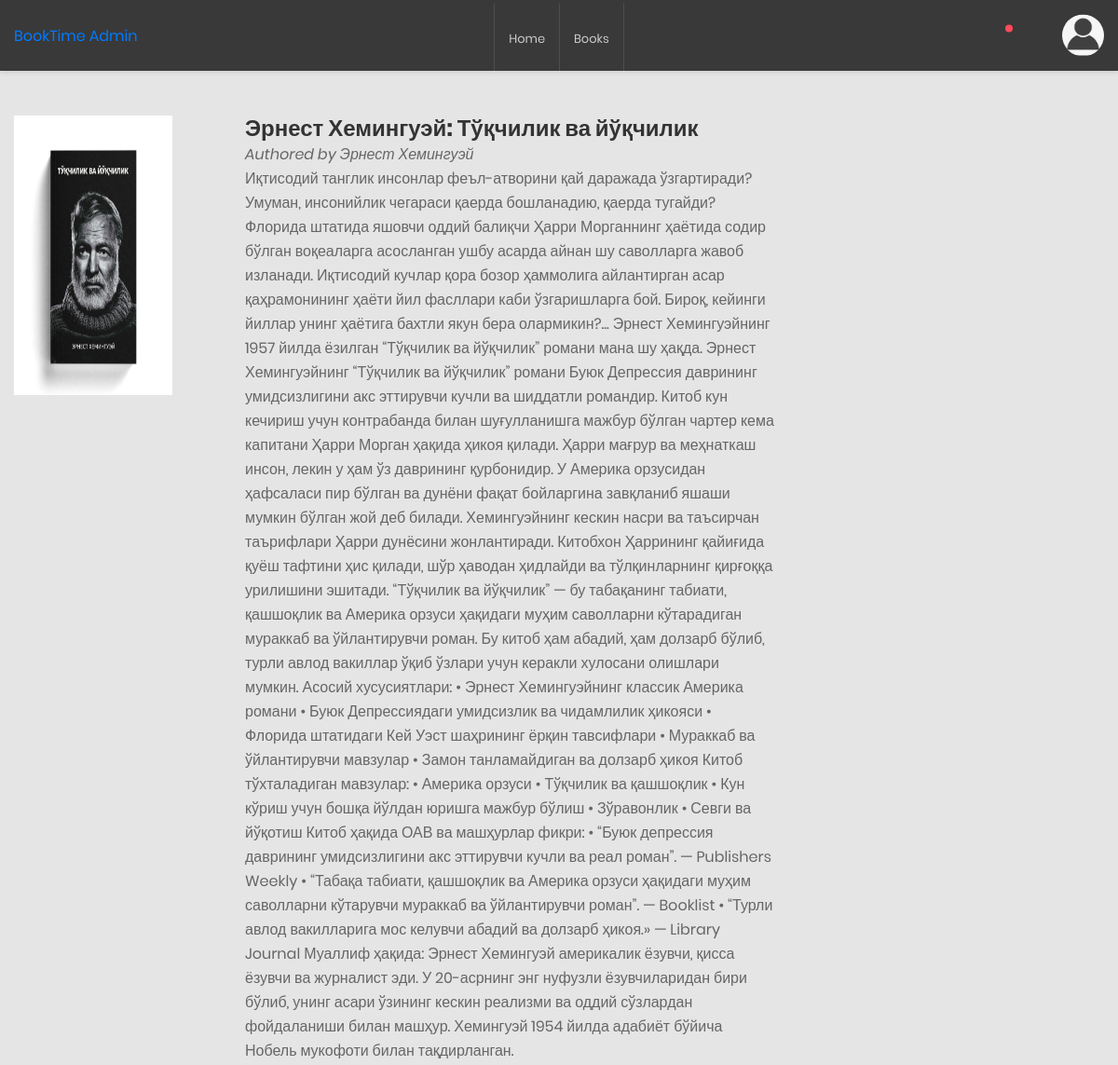
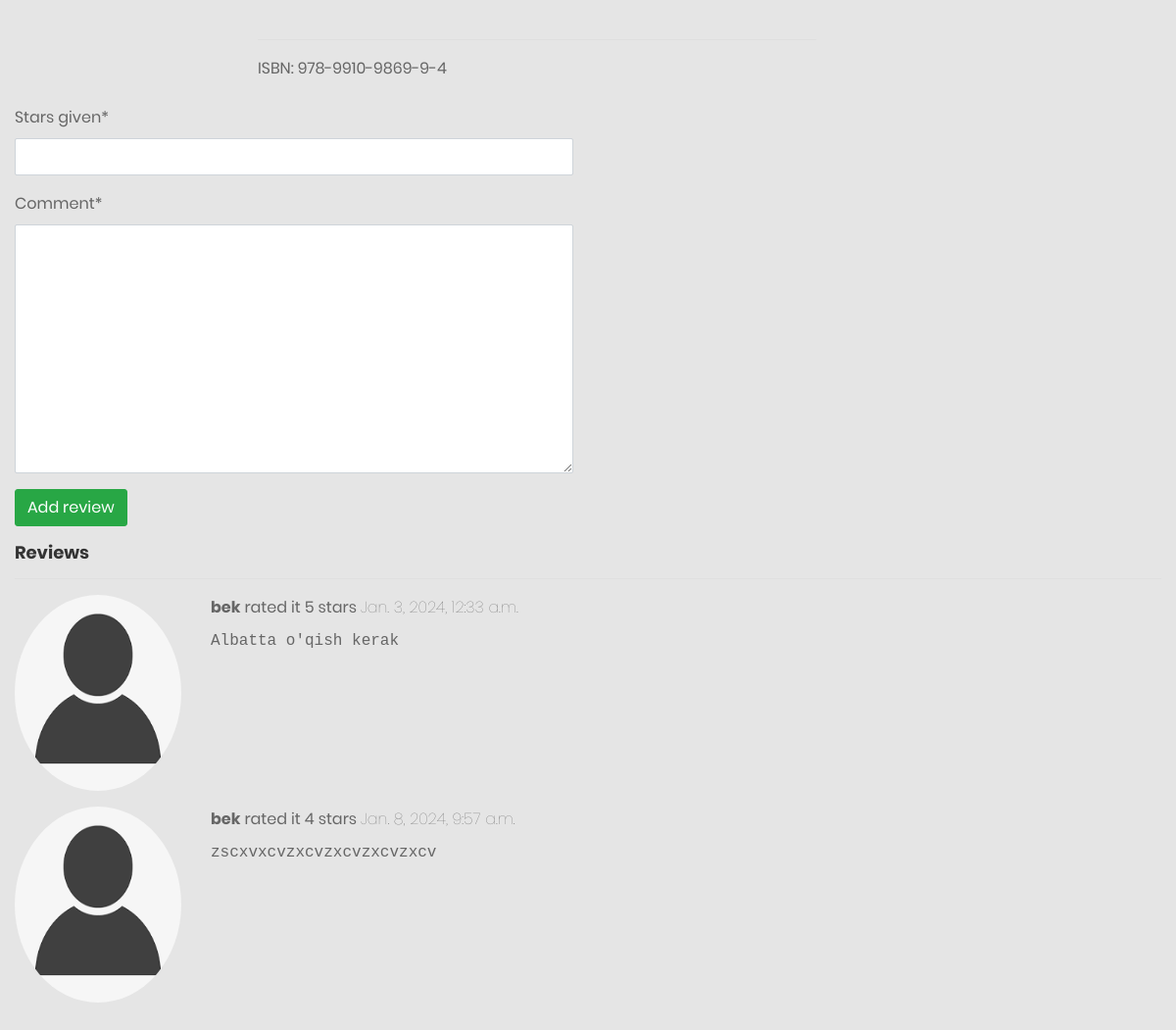
The app's page /books/1/ (signed in) with its own data (2 pictures, top to bottom).
### readers/models.py (models this page shows)
class Readers(AbstractUser):
    class Status(models.TextChoices):
        New = "New", "New"
        Active = "Active", "Active"
    picture = models.ImageField(default='profile_pictures/anonim_user.png', upload_to='profile_pictures/')
    address = models.CharField(max_length=300, blank=True, default="")
    phone = models.CharField(max_length=13)
    balance = models.DecimalField(max_digits=8, decimal_places=2, blank=True, default=0)
    status = models.CharField(max_length=6,
                              choices=Status.choices,
                              default=Status.New
                              )
    class Meta:
        verbose_name = 'Reader'
        verbose_name_plural = 'Readers'

### main/models.py (models this page shows, shortened)
class Book(models.Model):
    title = models.CharField(max_length=200)
    description = models.TextField()
    isbn = models.CharField(max_length=17)
    picture = models.ImageField(default='book-pictures/default_book_picture.png')
    price = models.DecimalField(max_digits=8, decimal_places=2)

class BookAuthor(models.Model):
    book = models.ForeignKey(Book, on_delete=models.CASCADE)
    author = models.ForeignKey(Author, on_delete=models.CASCADE)

class Author(models.Model):
    first_name = models.CharField(max_length=50)
    last_name = models.CharField(max_length=50)
    email = models.EmailField()
    bio = models.TextField()
    def full_name(self):
        return f"{self.first_name} {self.last_name}"

class BookReview(models.Model):
    reader = models.ForeignKey(Readers, on_delete=models.CASCADE)
    book = models.ForeignKey(Book, on_delete=models.CASCADE)
    comment = models.TextField()
    stars_given = models.IntegerField(
        validators=[MinValueValidator(1), MaxValueValidator(5)]
        )
    created_at = models.DateTimeField(default=timezone.now)

### main/views.py (the view)
# urls.py: path('<int:id>/', BookDetailView.as_view(), name='detail_page'),
class BookDetailView(LoginRequiredMixin, View):
    def get(self, request, id):
        book = Book.objects.get(id=id)
        review_form = BookReviewForm()
        return render(request, "books/detail.html", {"book": book, "review_form": review_form})

### main/forms.py
class BookReviewForm(forms.ModelForm):
    stars_given = forms.IntegerField(min_value=1, max_value=5)
    class Meta:
        model = BookReview
        fields = ['stars_given', 'comment']

### templates/books/detail.html (shortened to what this page needs)
{% extends 'base.html' %}
{% load crispy_forms_tags %}
{% block content %}
<div class="row mb-4">
    <div class="col-2">
        <img class="cover-pic" src="{{ book.picture.url }}" alt="">
    </div>
    <div class="col-6 ms-5">
        <h3>{{ book.title}}</h3>
        <span class="fst-italic">
            Authored by
            {% for book_author in book.bookauthor_set.all %}
                {% if forloop.last %}
                    {{ book_author.author.full_name }}
                {% else %}
                    {{ book_author.author.full_name }},
                {% endif %}
            {% endfor %}
        </span>
        <p>{{ book.description }}</p><br><hr>
        <p>ISBN: {{ book.isbn }}</p>
    </div>
</div>
<div class="row">
    <div class="col-6">
        <form method="post" action="{% url 'main:reviews' book.pk %}">
            {{ review_form |crispy}}
            <button class="btn btn-success mb-3">Add review</button>
        </form>
    </div>
</div>
{% if book.bookreview_set.exists %}
    <h4>Reviews</h4> <hr>
    {% for review in book.bookreview_set.all %}
    <div class="row mb-3">
        <div class="col-2">
            <img class="profile-pic" src="{{ user.picture.url }}" alt="">
        </div>
        <div class="col-7">
            <b>{{ review.reader.username}}</b> rated it {{ review.stars_given }} stars
            <span class="fw-lighter">{{ review.created_at }}</span>
            <p class="mt-2 font-monospace">{{ review.comment }}</p>
        </div>
    </div>
    {% endfor %}
{% endif %}
{% endblock %}

### templates/base.html (shortened to what this page needs)
<!DOCTYPE html>
{% load static %}
{% url 'home_page' as home_page_url %}
{% url 'main:list' as books_page_url %}
{% url 'readers:profile' as profile_page_url %}
{% url 'readers:profile-edit' as profile_edit_page_url %}
{% url 'dashboard:dashboard' as dashboard_page_url %}
<html lang="en">
<head>
    <link rel="stylesheet" href="{% static 'main/css/bootstrap.main.css' %}">
    <link rel="stylesheet" href="{% static 'main/css/main.css' %}">
    <link rel="stylesheet" href="https://cdn.jsdelivr.net/npm/bootstrap-icons@1.11.2/font/bootstrap-icons.min.css">
    <link href="{% static 'dashboard/css/font-face.css' %}" rel="stylesheet" media="all">
    <link href="{% static 'dashboard/vendor/font-awesome-4.7/css/font-awesome.min.css' %}" rel="stylesheet" media="all">
    <link href="{% static 'dashboard/vendor/font-awesome-5/css/fontawesome-all.min.css' %}" rel="stylesheet" media="all">
    <link href="{% static 'dashboard/vendor/mdi-font/css/material-design-iconic-font.min.css' %}" rel="stylesheet" media="all">
    <link href="{% static 'dashboard/vendor/bootstrap-4.1/bootstrap.min.css' %}" rel="stylesheet" media="all">
    <link href="{% static 'dashboard/vendor/animsition/animsition.min.css' %}" rel="stylesheet" media="all">
    <link href="{% static 'dashboard/vendor/bootstrap-progressbar/bootstrap-progressbar-3.3.4.min.css' %}" rel="stylesheet" media="all">
    <link href="{% static 'dashboard/vendor/wow/animate.css' %}" rel="stylesheet" media="all">
    <link href="{% static 'dashboard/vendor/css-hamburgers/hamburgers.min.css' %}" rel="stylesheet" media="all">
    <link href="{% static 'dashboard/vendor/slick/slick.css' %}" rel="stylesheet" media="all">
    <link href="{% static 'dashboard/vendor/select2/select2.min.css' %}" rel="stylesheet" media="all">
    <link href="{% static 'dashboard/vendor/perfect-scrollbar/perfect-scrollbar.css' %}" rel="stylesheet" media="all">
    <link href="{% static 'dashboard/css/theme.css' %}" rel="stylesheet" media="all">
</head>
<body class="animsition">
    <div class="page-wrapper">
        <header class="header-desktop3 d-none d-lg-block">
            <div class="section__content section__content--p35">
                <div class="header3-wrap">
                    <div class="header__logo">
                        <a href="{% url 'landing_page' %}">
                            BookTime Admin
                        </a>
                    </div>
                    <div class="header__navbar">
                        <ul class="list-unstyled">
                            <li>
                                <a class="nav-link {% if request.path == home_page_url %} active {% endif %}" aria-current="page" href="{% url 'home_page' %}">
                                    Home
                                </a>
                            </li>
                            <li>
                                <a class="nav-link {% if request.path == books_page_url %} active {% endif %}" aria-current="page" href="{{ books_page_url }}">
                                    Books
                                </a>
                            </li>
                        </ul>
                    </div>
                    <div class="header__tool">
                        {% if request.user.is_authenticated %}
                        <div class="header-button-item has-noti js-item-menu">
                            <i class="zmdi zmdi-notifications"></i>
                        </div>
                        <div class="header-button-item js-item-menu">
                            <i class="zmdi zmdi-settings"></i>
                        </div>
                        <div class="account-wrap">
                            <div class="account-item account-item--style2 clearfix js-item-menu">
                                <div class="image">
                                    <img src="{{ request.user.picture.url }}" alt="John Doe" />
                                </div>
                            </div>
                        </div>
                        {% else %}
                        <div class="header-button-item btn btn-outline-info">
                            <a href="{% url 'readers:login' %}">Login</a>
                        </div>
                        {% endif %}
                    </div>
                </div>
            </div>
        </header>
  <div class="container mt-5">
  {% block content %}
  {% endblock %}
  </div>
</body>
</html>

### static/main/css/main.css (style rules this page uses)
.profile-pic { width: 200px; height: 200px; border-radius: 50%; }
.cover-pic { width: 220px; height:300px; }

### records on screen
Readers: user.picture (picture)
Book: picture (picture), title "Эрнест Хемингуэй: Тўқчилик ва йўқчилик", description "Иқтисодий танглик инсонлар феъл-атворини қай даражада ўзгартиради? Умуман, инсонийлик чегараси қаерда бошланадию, қаерда тугайди? Флорида штатида яшовчи оддий балиқчи Ҳарри Морганнинг ҳаётида содир бўлган воқеаларга асосланган ушбу асарда айнан шу саволларга жавоб изланади. Иқтисодий кучлар қора бозор ҳаммолига айлантирган асар қаҳрамонининг ҳаёти йил фасллари каби ўзгаришларга бой. Бироқ, кейинги йиллар унинг ҳаётига бахтли якун бера олармикин?... Эрнест Хемингуэйнинг 1957 йилда ёзилган “Тўқчилик ва йўқчилик” романи мана шу ҳақда. Эрнест Хемингуэйнинг “Тўқчилик ва йўқчилик” романи Буюк Депрессия даврининг умидсизлигини акс эттирувчи кучли ва шиддатли романдир. Китоб кун кечириш учун…", isbn "978-9910-9869-9-4"
BookAuthor: author.full_name "Эрнест Хемингуэй"
BookReview: picture (picture), reader.username "bek", stars_given "5", created_at "Jan. 3, 2024, 12:33 a.m.", comment "Albatta o'qish kerak"
BookReview: picture (picture), reader.username "bek", stars_given "4", created_at "Jan. 8, 2024, 9:57 a.m.", comment "zscxvxcvzxcvzxcvzxcvzxcv"
